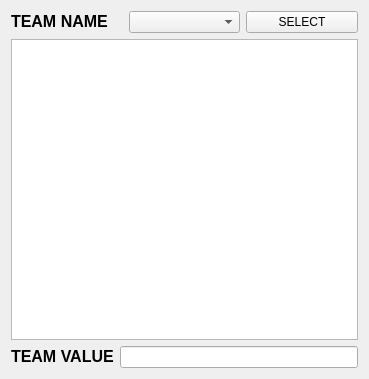
<?xml version="1.0" encoding="UTF-8"?>
<ui version="4.0">
 <class>Form</class>
 <widget class="QWidget" name="Form">
  <property name="geometry">
   <rect>
    <x>0</x>
    <y>0</y>
    <width>369</width>
    <height>379</height>
   </rect>
  </property>
  <property name="windowTitle">
   <string>Form</string>
  </property>
  <layout class="QVBoxLayout" name="verticalLayout">
   <item>
    <layout class="QHBoxLayout" name="horizontalLayout">
     <item>
      <widget class="QLabel" name="label_2">
       <property name="text">
        <string>&lt;html&gt;&lt;head/&gt;&lt;body&gt;&lt;p&gt;&lt;span style=&quot; font-size:12pt; font-weight:600;&quot;&gt;TEAM NAME&lt;/span&gt;&lt;/p&gt;&lt;/body&gt;&lt;/html&gt;</string>
       </property>
      </widget>
     </item>
     <item>
      <widget class="QComboBox" name="team_list"/>
     </item>
     <item>
      <widget class="QPushButton" name="select_team">
       <property name="text">
        <string>SELECT</string>
       </property>
      </widget>
     </item>
    </layout>
   </item>
   <item>
    <widget class="QListWidget" name="player"/>
   </item>
   <item>
    <layout class="QHBoxLayout" name="horizontalLayout_2">
     <item>
      <widget class="QLabel" name="label">
       <property name="text">
        <string>&lt;html&gt;&lt;head/&gt;&lt;body&gt;&lt;p&gt;&lt;span style=&quot; font-size:12pt; font-weight:600;&quot;&gt;TEAM VALUE&lt;/span&gt;&lt;/p&gt;&lt;/body&gt;&lt;/html&gt;</string>
       </property>
      </widget>
     </item>
     <item>
      <widget class="QLineEdit" name="Value"/>
     </item>
    </layout>
   </item>
  </layout>
 </widget>
 <resources/>
 <connections/>
</ui>
